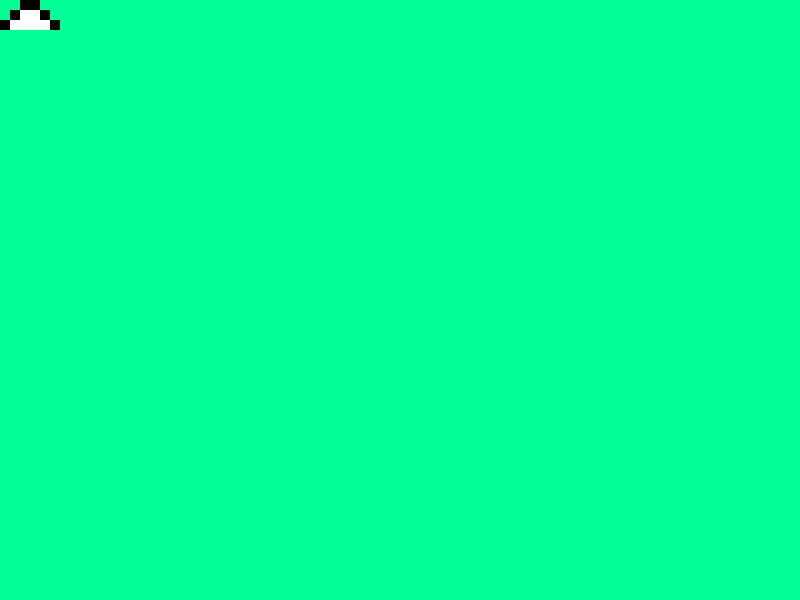
Frame 1 (no input)
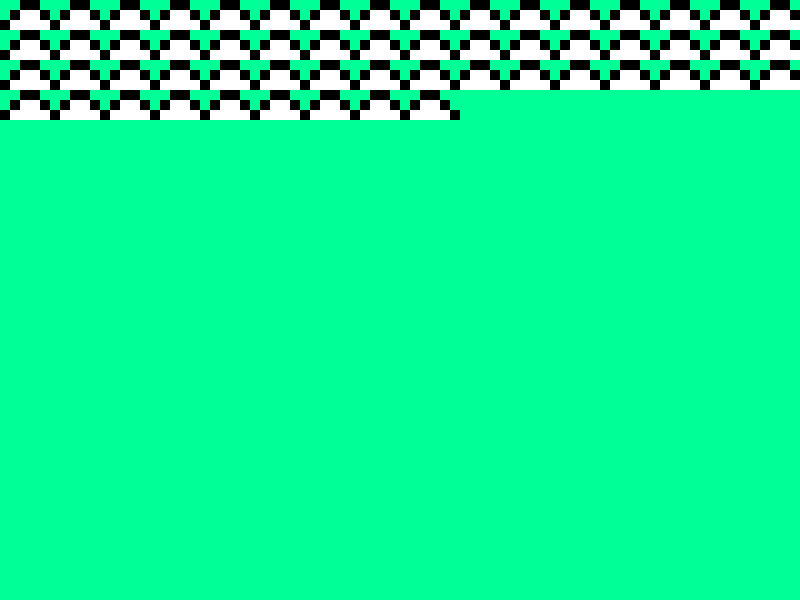
Frame 60 (the mouse pressed at the canvas centre just before this capture)
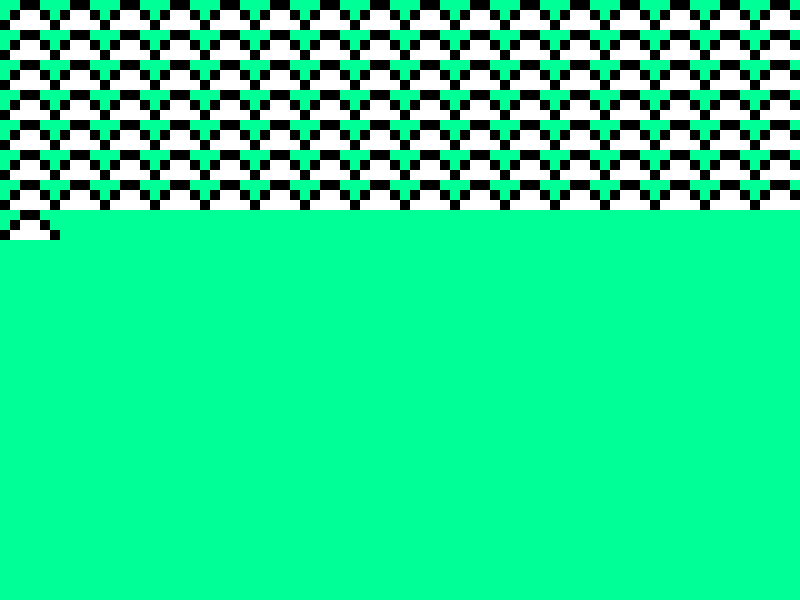
Frame 120 (the mouse held since frame 60 and released just before this capture)

The Processing sketch that drew these frames (run headless with seeded random() and noise(); from frame 60 on, the mouse is pressed at the canvas centre):

// Processing sketch: pattern01
// ── pattern01.pde

int posX = 0;
int posY = 0;

void setup() {
  size(800, 600);
  background(0,255,150);
}

void draw() {
  pushMatrix();
  translate(posX, posY);
  pattern1();
  popMatrix();
  if (posY < 600) {
    if (posX < 800) {
      posX += 50;
    } else {
      posY+= 30;
      posX = 0;
    }
  }
}

void pattern1(){
  fill(0);
  noStroke();
  rect(20, 0, 20, 10); 
  rect(10, 10, 10, 10);
  fill(255);
  rect(20, 10, 20, 10);
  fill(0);
  rect(40, 10, 10, 10);
  rect(0, 20, 10, 10);
  fill(255);
  rect(10, 20, 40, 10);
  fill(0);
  rect(50, 20, 10, 10);
}
